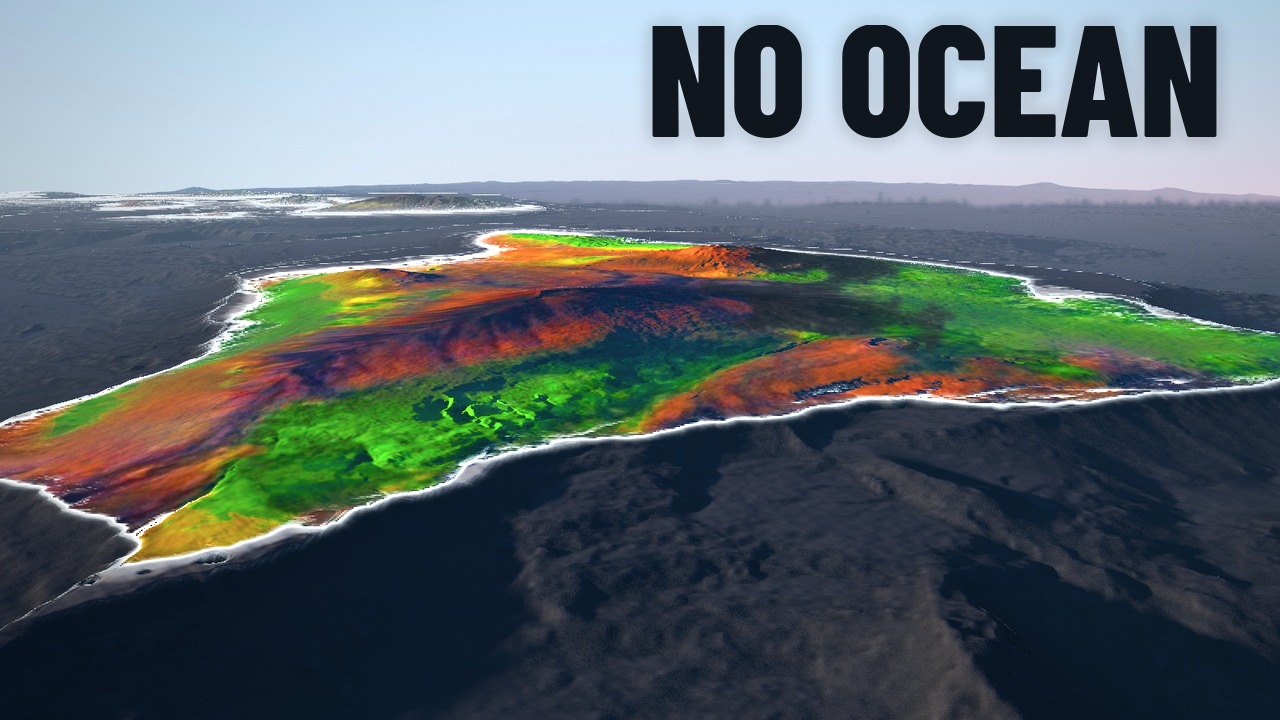
#> input picture channel/packaging/fix_noocean/cand_1.jpg, 1280 x 720 px
$ python -i review.py   (imports and definitions only)
#> lines starting #> are read from the running program, lines starting #| are printed output that depends on the picture
#> further down, picture is the input picture: PIL image 1280x720 RGB; mean R, G, B 90.9, 102.4, 106.9
"""review.py OUT.jpg IMG [...]: one review sheet per image row: full 640x360, 390x219 (Home card), 168x94 (compact card) shown at 1x and 2x (nearest),
plus the glance version of 168x94 (half size, 1.1 px blur, 5 px vertical smear, upscaled), all on the YouTube dark background #0f0f0f."""
import sys
from PIL import Image, ImageFilter, ImageDraw
def glance(im):
    g = im.resize((im.width // 2, im.height // 2), Image.LANCZOS).filter(ImageFilter.GaussianBlur(1.1))
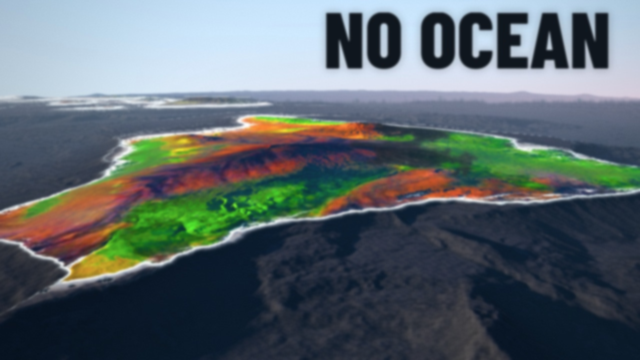
#> g: PIL image 640x360 RGB; mean R, G, B 90.9, 102.4, 106.9
    k = ImageFilter.Kernel((1, 5), [1] * 5) if False else None
    import numpy as np
    a = np.asarray(g).astype(float); a = sum(np.roll(a, s, 0) for s in range(-2, 3)) / 5
#> after `a = sum((np.roll(a, s, 0) for s in range(-2, 3))) / 5`:
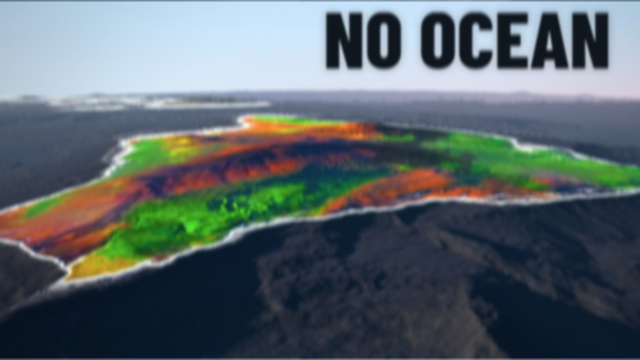
#> a: shape (360, 640, 3) float64; mean R, G, B 90.9, 102.4, 106.9
    return Image.fromarray(a.clip(0, 255).astype('uint8'))
def round_corners(im, r):
    m = Image.new('L', im.size, 0); ImageDraw.Draw(m).rounded_rectangle((0, 0, im.width - 1, im.height - 1), r, fill=255)
    bg = Image.new('RGB', im.size, (15, 15, 15)); bg.paste(im, (0, 0), m); return bg
out = sys.argv[1]; ims = sys.argv[2:]
rowh = 380; W = 640 + 20 + 390 + 20 + 168 + 20 + 336 + 20 + 168 + 20
sheet = Image.new('RGB', (W, rowh * len(ims)), (15, 15, 15)); d = ImageDraw.Draw(sheet)
# [9 lines not run here, left out]

>>> from PIL import Image
>>> picture = Image.open('../cand_1.jpg')
>>> result = glance(picture)

$ run again, on channel/packaging/fix_noocean/cand_3.jpg
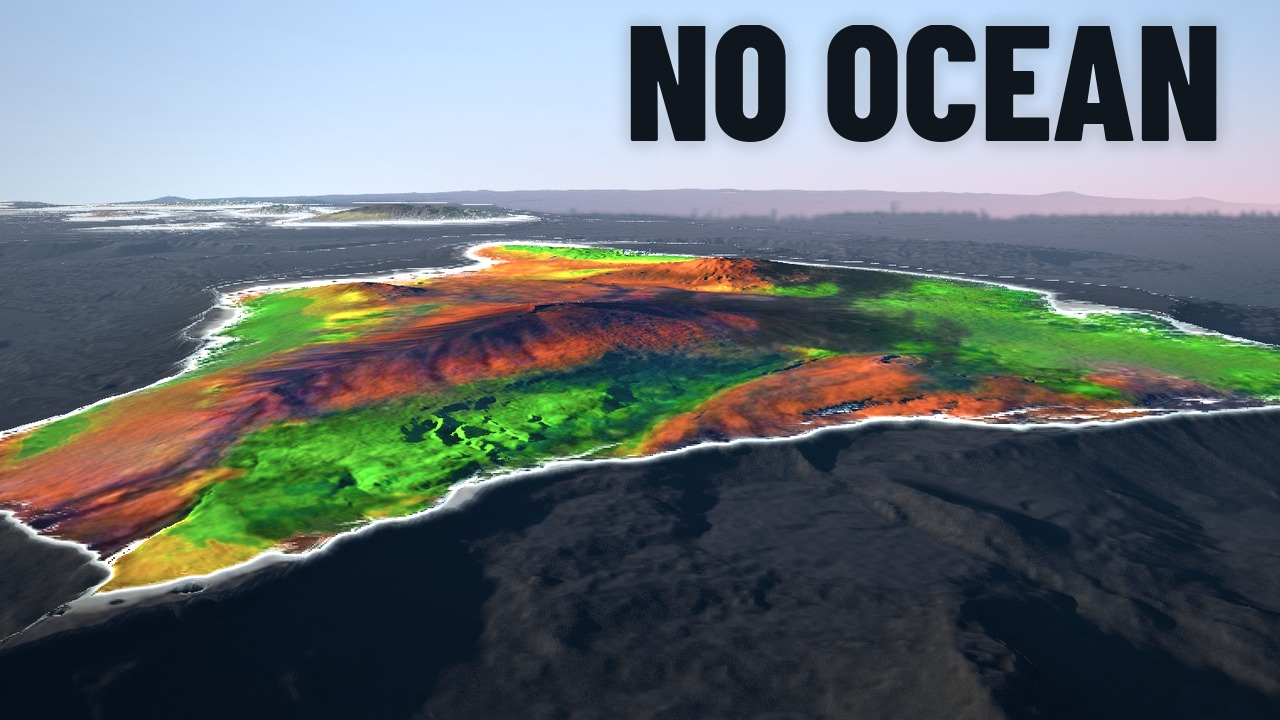
#> input picture channel/packaging/fix_noocean/cand_3.jpg, 1280 x 720 px
#> picture is the input picture: PIL image 1280x720 RGB; mean R, G, B 98.2, 107.9, 109.9
#> in glance, `g = im.resize((im.width // 2, im.height // 2), Image.LANCZOS).filter(I..`:
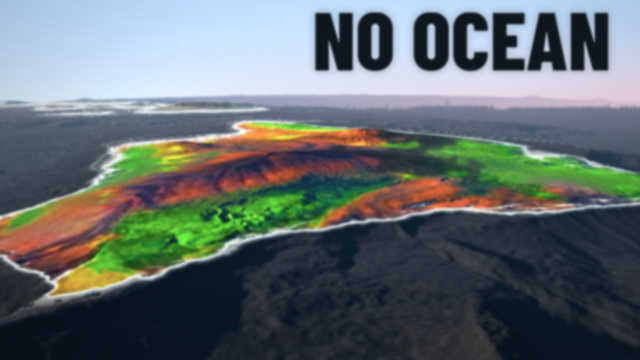
#> g: PIL image 640x360 RGB; mean R, G, B 98.2, 107.9, 109.9
#> in glance, `a = sum((np.roll(a, s, 0) for s in range(-2, 3))) / 5`:
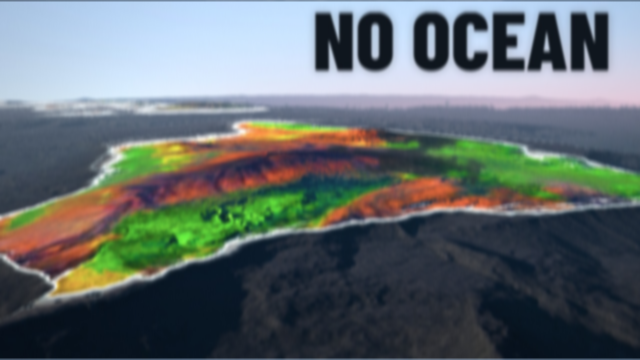
#> a: shape (360, 640, 3) float64; mean R, G, B 98.2, 107.9, 109.9
